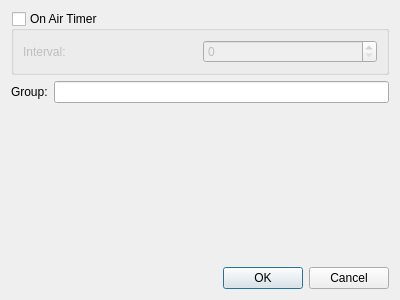
<?xml version="1.0" encoding="UTF-8"?>
<ui version="4.0">
 <class>GraphicPropertiesDialog</class>
 <widget class="QDialog" name="GraphicPropertiesDialog">
  <property name="geometry">
   <rect>
    <x>0</x>
    <y>0</y>
    <width>400</width>
    <height>300</height>
   </rect>
  </property>
  <property name="windowTitle">
   <string>Edit Properties</string>
  </property>
  <layout class="QGridLayout" name="gridLayout">
   <item row="3" column="0">
    <spacer name="verticalSpacer">
     <property name="orientation">
      <enum>Qt::Vertical</enum>
     </property>
     <property name="sizeHint" stdset="0">
      <size>
       <width>20</width>
       <height>221</height>
      </size>
     </property>
    </spacer>
   </item>
   <item row="2" column="0">
    <widget class="QLabel" name="label_2">
     <property name="text">
      <string>Group:</string>
     </property>
    </widget>
   </item>
   <item row="2" column="1">
    <widget class="QLineEdit" name="m_groupEdit"/>
   </item>
   <item row="1" column="0" colspan="2">
    <widget class="QGroupBox" name="m_onAirTimerGroup">
     <property name="title">
      <string>On Air Timer</string>
     </property>
     <property name="checkable">
      <bool>true</bool>
     </property>
     <property name="checked">
      <bool>false</bool>
     </property>
     <layout class="QGridLayout" name="gridLayout_2">
      <item row="0" column="1">
       <widget class="QSpinBox" name="m_onAirTimerInterval"/>
      </item>
      <item row="0" column="0">
       <widget class="QLabel" name="label">
        <property name="text">
         <string>Interval:</string>
        </property>
       </widget>
      </item>
     </layout>
    </widget>
   </item>
   <item row="0" column="0" colspan="2">
    <layout class="QFormLayout" name="m_propertyLayout"/>
   </item>
   <item row="4" column="0" colspan="2">
    <widget class="QDialogButtonBox" name="buttonBox">
     <property name="orientation">
      <enum>Qt::Horizontal</enum>
     </property>
     <property name="standardButtons">
      <set>QDialogButtonBox::Cancel|QDialogButtonBox::Ok</set>
     </property>
    </widget>
   </item>
  </layout>
 </widget>
 <tabstops>
  <tabstop>m_onAirTimerGroup</tabstop>
  <tabstop>m_onAirTimerInterval</tabstop>
  <tabstop>m_groupEdit</tabstop>
  <tabstop>buttonBox</tabstop>
 </tabstops>
 <resources/>
 <connections>
  <connection>
   <sender>buttonBox</sender>
   <signal>accepted()</signal>
   <receiver>GraphicPropertiesDialog</receiver>
   <slot>accept()</slot>
   <hints>
    <hint type="sourcelabel">
     <x>248</x>
     <y>254</y>
    </hint>
    <hint type="destinationlabel">
     <x>157</x>
     <y>274</y>
    </hint>
   </hints>
  </connection>
  <connection>
   <sender>buttonBox</sender>
   <signal>rejected()</signal>
   <receiver>GraphicPropertiesDialog</receiver>
   <slot>reject()</slot>
   <hints>
    <hint type="sourcelabel">
     <x>316</x>
     <y>260</y>
    </hint>
    <hint type="destinationlabel">
     <x>286</x>
     <y>274</y>
    </hint>
   </hints>
  </connection>
 </connections>
</ui>
